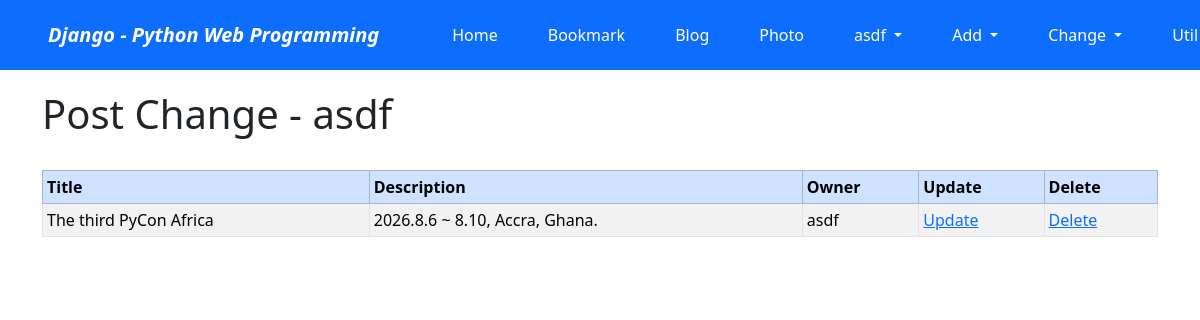
/blog/change/ (signed in), run on the app's committed database.
### blog/models.py (models this page shows, shortened)
class Post(models.Model):
    title = models.CharField(verbose_name='TITLE', max_length=50)
    slug = models.SlugField('SLUG', unique=True, help_text='one word for title alias.')
    description = models.CharField('DESCRIPTION', max_length=100, blank=True, help_text='simple description text.')
    content = models.TextField('CONTENT')
    create_dt = models.DateTimeField('CREATE DATE', auto_now_add=True)
    modify_dt = models.DateTimeField('MODIFY DATE', auto_now=True)
    tags = TaggableManager(blank=True)
    owner = models.ForeignKey(User, on_delete=models.CASCADE, verbose_name='OWNER', blank=True, null=True)
    class Meta:
        verbose_name = 'post'
        verbose_name_plural = 'posts'
        db_table = 'blog_posts'
        ordering = ('-modify_dt',)

### blog/views.py (the view)
# urls.py: path('change/', views.PostChangeLV.as_view(), name="change",),
class PostChangeLV(LoginRequiredMixin, ListView):
    template_name = 'blog/post_change_list.html'
    def get_queryset(self):
        return Post.objects.filter(owner=self.request.user)

### blog/templates/blog/post_change_list.html (shortened to what this page needs)
{% extends "base.html" %}
{% block content %}
<h1>Post Change - {{user}}</h1>
<br>
<table class="table table-bordered table-sm table-striped">
    <thead>
        <tr class="table-primary">
            <th>Title</th>
            <th>Description</th>
            <th>Owner</th>
            <th>Update</th>
            <th>Delete</th>
        </tr>
    </thead>
    <tbody>
        {% for item in object_list %}
        <tr>
            <td>{{ item.title }}</td>
            <td>{{ item.description }}</td>
            <td>{{ item.owner }}</td>
            <td>
                <a href="{% url 'blog:update' item.id %}">
                    Update
                </a>
            </td>
            <td>
                <a href="{% url 'blog:delete' item.id %}">
                    Delete
                </a>
            </td>
        </tr>
        {% endfor %}
    </tbody>
</table>
{% endblock %}

### templates/base.html (shortened to what this page needs)
<!DOCTYPE html>
<html lang="ko">
<head>
    <link rel="stylesheet"
          href="https://cdn.jsdelivr.net/npm/bootstrap@5.3.8/dist/css/bootstrap.min.css">
</head>
<body style="padding-top: 90px;">
<nav class="navbar navbar-expand-lg navbar-dark bg-primary fixed-top">
    <span class="navbar-brand mx-5 mb-0 fw-bold fst-italic">
        Django - Python Web Programming
    </span>
    <div class="collapse navbar-collapse" id="navbarSupportedContent">
        <ul class="navbar-nav me-auto">
            <li class="nav-item mx-1 btn btn-primary">
                <a class="nav-link text-white"
                   href="{% url 'home' %}">
                    Home
                </a>
            </li>
            <li class="nav-item mx-1 btn btn-primary">
                <a class="nav-link text-white"
                   href="{% url 'bookmark:index' %}">
                    Bookmark
                </a>
            </li>
            <li class="nav-item mx-1 btn btn-primary">
                <a class="nav-link text-white"
                   href="{% url 'blog:index' %}">
                    Blog
                </a>
            </li>
            <li class="nav-item mx-1 btn btn-primary">
                <a class="nav-link text-white"
                   href="{% url 'photo:index' %}">
                    Photo
                </a>
            </li>
            <li class="nav-item dropdown mx-1 btn btn-primary">
                {% if user.is_active %}
                    <a class="nav-link dropdown-toggle text-white"
                    href="#"
                    role="button"
                    data-bs-toggle="dropdown"
                    aria-expanded="false">
                        {{ user.get_short_name|default:user.get_username }}
                    </a>
                {% endif %}
            </li>
            <li class="nav-item dropdown mx-1 btn btn-primary">
                <a class="nav-link dropdown-toggle text-white"
                href="#"
                data-bs-toggle="dropdown">
                    Add
                </a>
            </li>
            <li class="nav-item dropdown mx-1 btn btn-primary">
                <a class="nav-link dropdown-toggle text-white"
                href="#"
                data-bs-toggle="dropdown">
                    Change
                </a>
            </li>
            <li class="nav-item dropdown mx-1 btn btn-primary">
                <a class="nav-link dropdown-toggle text-white"
                   href="#"
                   role="button"
                   data-bs-toggle="dropdown"
                   aria-expanded="false">
                    Util
                </a>
            </li>
        </ul>
    </div>
</nav>
<div class="container">
    {% block content %}
    {% endblock %}
</div>
</body>
</html>

### data on the page
Post: title "The third PyCon Africa", description "2026.8.6 ~ 8.10, Accra, Ghana.", owner "asdf"

### other printed values
{{ user.get_short_name|default:user.get_username }} "asdf"
{{ user }} "asdf"
